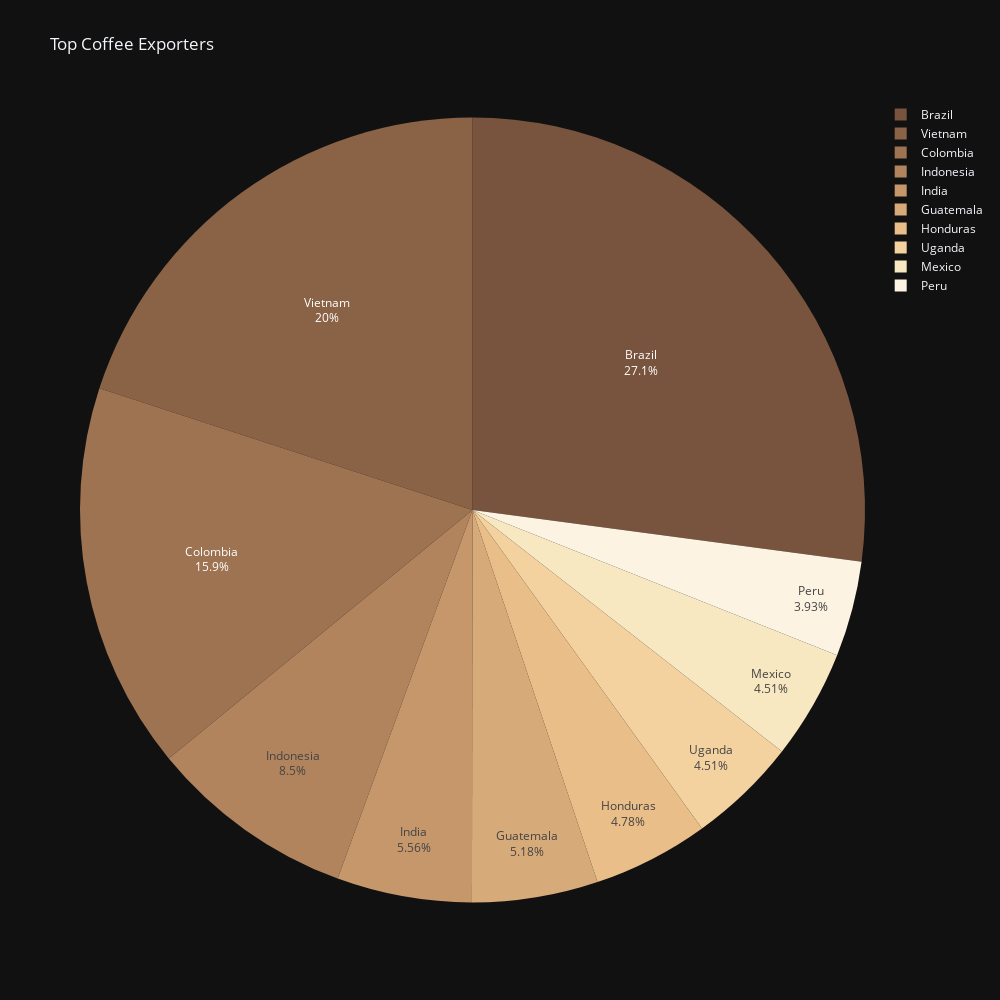

Notebook code cell kept with this figure:
### Code cell
# Pierwszy wykres - Top 10 coffee exporters
# Definiowanie palety barw
colors = ["#78533d", "#8a6347", "#9e7352", "#b1845e", "#c5976b", "#d7aa79", "#e9be88", "#f4d2a0", "#f8e8c1", "#fdf3e3"]

fig = px.pie(top_export, values='Total_export', names='Country', title='Top Coffee Exporters')

fig.update_traces(textposition='inside', textinfo='percent+label', marker=dict(colors=colors))

fig.update_layout(width=1000, height=1000)

fig.show()

### Figure 1 — Plotly figure (JSON) as saved in the notebook; plotly's stock layout.template omitted (floating-point values rounded to 4 significant figures)
{"data": [{"domain": {"x": [0.0, 1.0], "y": [0.0, 1.0]}, "hovertemplate": "Country=%{label}<br>Total_export=%{value}<extra></extra>", "labels": ["Brazil", "Vietnam", "Colombia", "Indonesia", "India", "Guatemala", "Honduras", "Uganda", "Mexico", "Peru"], "legendgroup": "", "name": "", "showlegend": true, "values": [33807709056, 24924480000, 19878480000, 10607940000, 6933960000, 6464340000, 5964840000, 5632200000, 5628000000, 4903920000], "type": "pie", "marker": {"colors": ["#78533d", "#8a6347", "#9e7352", "#b1845e", "#c5976b", "#d7aa79", "#e9be88", "#f4d2a0", "#f8e8c1", "#fdf3e3"]}, "textinfo": "percent+label", "textposition": "inside"}], "layout": {"legend": {"tracegroupgap": 0}, "title": {"text": "Top Coffee Exporters"}, "width": 1000, "height": 1000}}
